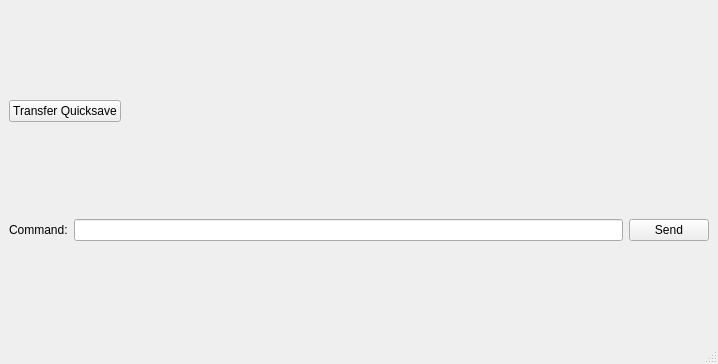
<?xml version="1.0" encoding="UTF-8"?>
<ui version="4.0">
 <class>SimMainWindow</class>
 <widget class="QMainWindow" name="SimMainWindow">
  <property name="geometry">
   <rect>
    <x>0</x>
    <y>0</y>
    <width>718</width>
    <height>364</height>
   </rect>
  </property>
  <property name="windowTitle">
   <string>Cosmic KSP Relay</string>
  </property>
  <widget class="QWidget" name="centralwidget">
   <layout class="QVBoxLayout" name="verticalLayout">
    <item>
     <layout class="QHBoxLayout" name="headerLayout">
      <item>
       <widget class="QPushButton" name="pushButton">
        <property name="text">
         <string>Transfer Quicksave</string>
        </property>
       </widget>
      </item>
      <item>
       <spacer name="horizontalSpacer">
        <property name="orientation">
         <enum>Qt::Horizontal</enum>
        </property>
        <property name="sizeHint" stdset="0">
         <size>
          <width>40</width>
          <height>20</height>
         </size>
        </property>
       </spacer>
      </item>
     </layout>
    </item>
    <item>
     <layout class="QHBoxLayout" name="horizontalLayout">
      <item>
       <widget class="QLabel" name="label">
        <property name="text">
         <string>Command:</string>
        </property>
       </widget>
      </item>
      <item>
       <widget class="QLineEdit" name="commandEdit"/>
      </item>
      <item>
       <widget class="QPushButton" name="sendCmdBtn">
        <property name="text">
         <string>Send</string>
        </property>
       </widget>
      </item>
     </layout>
    </item>
   </layout>
  </widget>
  <widget class="QMenuBar" name="menubar">
   <property name="geometry">
    <rect>
     <x>0</x>
     <y>0</y>
     <width>718</width>
     <height>21</height>
    </rect>
   </property>
  </widget>
  <widget class="QStatusBar" name="statusbar"/>
 </widget>
 <resources/>
 <connections/>
</ui>
